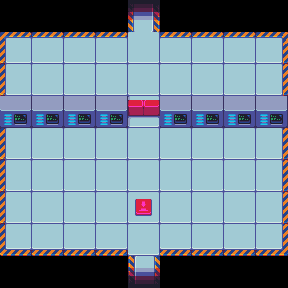

Rendered tile map (Tiled .tmx) drawn with the repository's tilesets; below, a short description and the full map source, tile grids included:
An orthogonal 9x9 tile map with 32x32 px tiles, 1 tile layer (Слой тайлов 1), 3 tilesets.

<map version="1.0" orientation="orthogonal" renderorder="right-down" width="9" height="9" tilewidth="32" tileheight="32" nextobjectid="1">
 <tileset firstgid="1" name="scifitiles-sheet" tilewidth="32" tileheight="32" tilecount="84">
  <image source="scifitiles-sheet.png" width="448" height="192" />
  <tile id="17">
   <properties>
    <property name="get_through" value="0" />
   </properties>
  </tile>
  <tile id="44">
   <properties>
    <property name="get_through" value="0" />
   </properties>
  </tile>
 </tileset>
 <tileset firstgid="85" name="black" tilewidth="32" tileheight="32" tilecount="1">
  <image source="black.png" width="32" height="32" />
  <tile id="0">
   <properties>
    <property name="get_through" value="0" />
   </properties>
  </tile>
 </tileset>
 <tileset firstgid="86" name="robot" tilewidth="32" tileheight="32" tilecount="1">
  <image source="robot.png" width="32" height="32" />
 </tileset>
 <layer name="Слой тайлов 1" width="9" height="9">
  <data>
   <tile gid="85" />
   <tile gid="85" />
   <tile gid="85" />
   <tile gid="85" />
   <tile gid="1610612752" />
   <tile gid="85" />
   <tile gid="85" />
   <tile gid="85" />
   <tile gid="85" />
   <tile gid="6" />
   <tile gid="7" />
   <tile gid="7" />
   <tile gid="7" />
   <tile gid="21" />
   <tile gid="7" />
   <tile gid="7" />
   <tile gid="7" />
   <tile gid="8" />
   <tile gid="20" />
   <tile gid="21" />
   <tile gid="21" />
   <tile gid="21" />
   <tile gid="21" />
   <tile gid="21" />
   <tile gid="21" />
   <tile gid="21" />
   <tile gid="22" />
   <tile gid="45" />
   <tile gid="45" />
   <tile gid="45" />
   <tile gid="45" />
   <tile gid="59" />
   <tile gid="45" />
   <tile gid="45" />
   <tile gid="45" />
   <tile gid="45" />
   <tile gid="20" />
   <tile gid="21" />
   <tile gid="21" />
   <tile gid="21" />
   <tile gid="21" />
   <tile gid="21" />
   <tile gid="21" />
   <tile gid="21" />
   <tile gid="22" />
   <tile gid="20" />
   <tile gid="21" />
   <tile gid="21" />
   <tile gid="21" />
   <tile gid="21" />
   <tile gid="21" />
   <tile gid="21" />
   <tile gid="21" />
   <tile gid="22" />
   <tile gid="20" />
   <tile gid="21" />
   <tile gid="21" />
   <tile gid="21" />
   <tile gid="73" />
   <tile gid="21" />
   <tile gid="21" />
   <tile gid="21" />
   <tile gid="22" />
   <tile gid="34" />
   <tile gid="35" />
   <tile gid="35" />
   <tile gid="35" />
   <tile gid="21" />
   <tile gid="35" />
   <tile gid="35" />
   <tile gid="35" />
   <tile gid="36" />
   <tile gid="85" />
   <tile gid="85" />
   <tile gid="85" />
   <tile gid="85" />
   <tile gid="2684354576" />
   <tile gid="85" />
   <tile gid="85" />
   <tile gid="85" />
   <tile gid="85" />
  </data>
 </layer>
</map>
